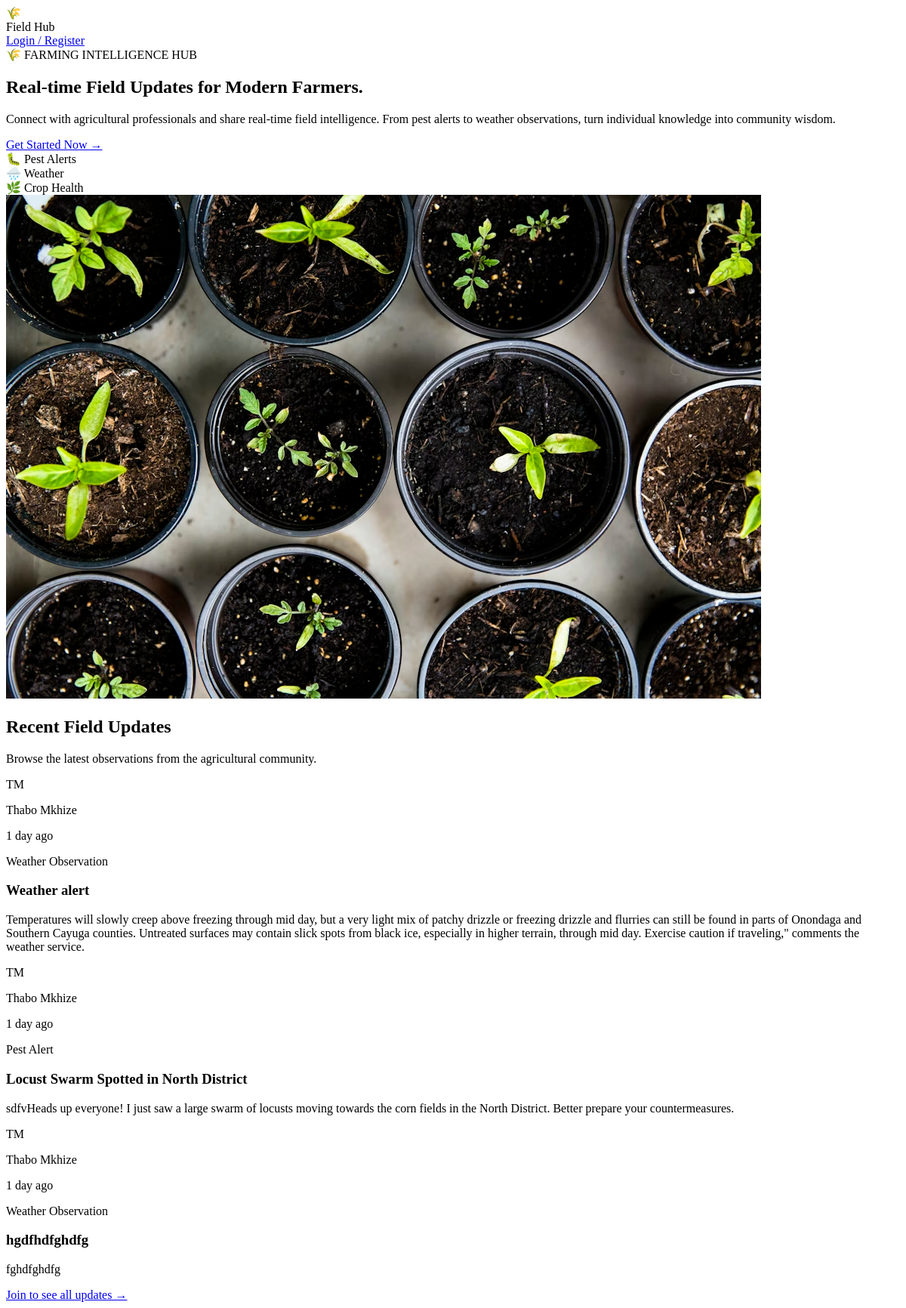
/, run on an earlier commit of the app's database.
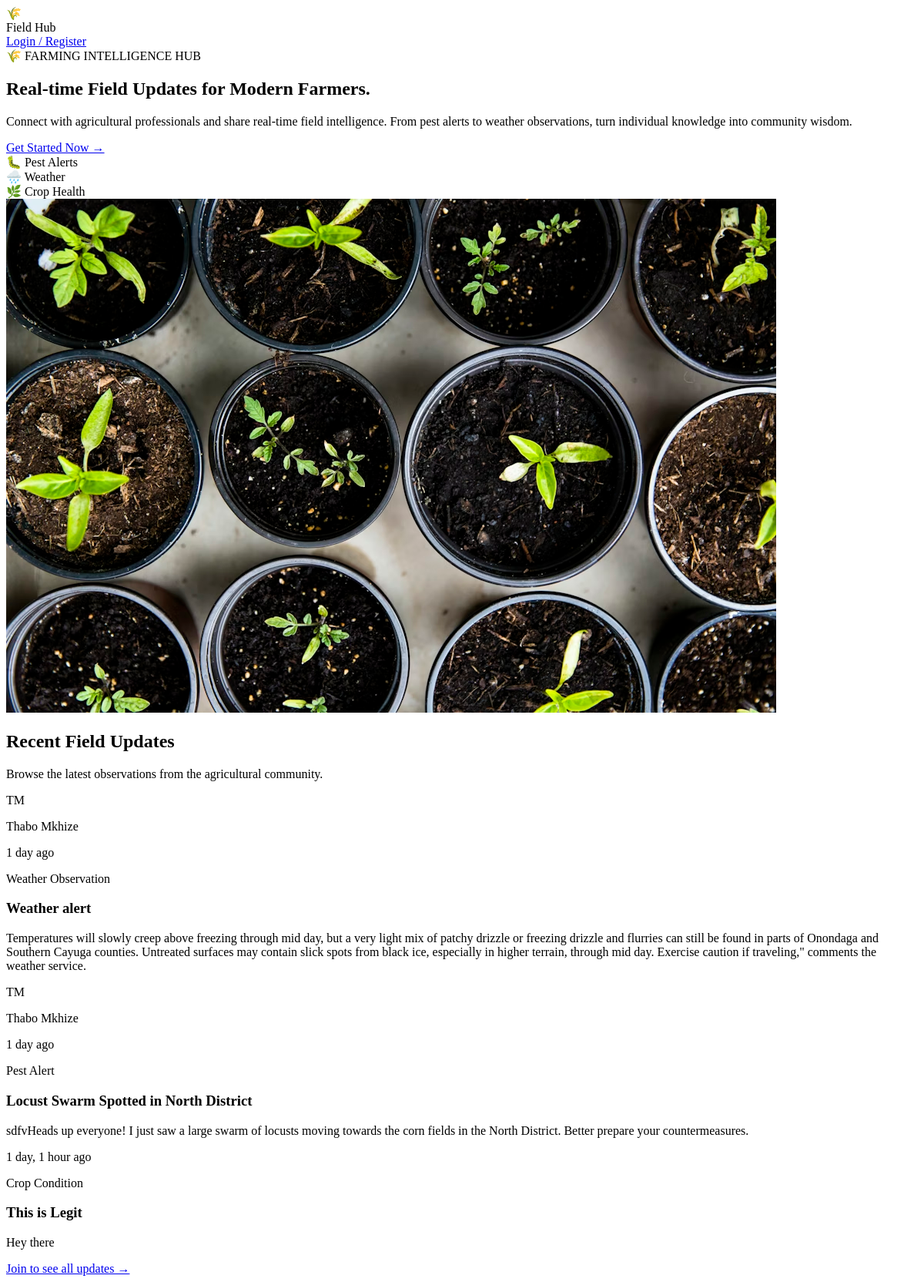
And on a later commit of the database.
### core/models.py (models this page shows, shortened)
class FieldUpdate(models.Model):
    CATEGORY_CHOICES = [
        ('pest_alert', 'Pest Alert'),
        ('weather', 'Weather Observation'),
        ('crop_condition', 'Crop Condition'),
        ('fertilizer', 'Fertilizer Tip'),
        ('general', 'General Insight'),
    ]
    author = models.ForeignKey(
        User,
        on_delete=models.CASCADE,
        related_name='field_updates'
    )
    title = models.CharField(max_length=200)
    message = models.TextField()
    category = models.CharField(
        max_length=20,
        choices=CATEGORY_CHOICES
    )
    image = models.ImageField(
        upload_to='post_images/',
        blank=True,
        null=True
    )
    created_at = models.DateTimeField(auto_now_add=True)

### core/views.py (the view)
# urls.py: path('', views.landing, name='landing'),
def landing(request):
    if request.user.is_authenticated:
        return redirect('feed')
    posts = FieldUpdate.objects.all().order_by('-created_at')[:3]
    return render(request, 'landing.html', {'posts': posts})

### core/templates/landing.html (shortened to what this page needs)
{% extends 'base_auth.html' %}
{% block content %}
<nav class="sticky top-0 z-50 bg-white/50 backdrop-blur-md border-b border-gray-200 px-8 py-4">
  <div class="max-w-6xl mx-auto flex items-center justify-between">
    <div class="flex items-center gap-2">
      <div class="w-8 h-8 bg-green-500 rounded-lg flex items-center justify-center text-white font-bold text-sm">🌾</div>
      <span class="font-bold text-gray-800">Field <span class="text-green-600">Hub</span></span>
    </div>
    <a href="{% url 'login' %}" class="px-5 py-2 bg-green-600 hover:bg-green-500 text-white text-sm font-semibold rounded-lg transition">
      Login / Register
    </a>
  </div>
</nav>
<section class="max-w-6xl mx-auto px-8 py-16 flex items-center gap-12">
  <div class="flex-1">
    <span class="inline-flex items-center gap-2 text-xs font-semibold text-green-700 bg-green-50 border border-green-200 px-3 py-1 rounded-full mb-6">
      🌾 FARMING INTELLIGENCE HUB
    </span>
    <h1 class="text-5xl font-black text-gray-900 leading-tight mb-4">
      Real-time <span class="text-green-600 italic">Field Updates</span> for Modern Farmers.
    </h1>
    <p class="text-gray-500 text-lg mb-8">
      Connect with agricultural professionals and share real-time field intelligence. From pest alerts to weather observations, turn individual knowledge into community wisdom.
    </p>
    <a href="{% url 'register' %}" class="inline-flex items-center gap-2 bg-green-600 hover:bg-green-500 text-white font-semibold px-6 py-3 rounded-lg transition">
      Get Started Now →
    </a>
    <div class="flex gap-8 mt-10">
      <div class="flex items-center gap-2 text-sm text-gray-600">🐛 <span>Pest Alerts</span></div>
      <div class="flex items-center gap-2 text-sm text-gray-600">🌧️ <span>Weather</span></div>
      <div class="flex items-center gap-2 text-sm text-gray-600">🌿 <span>Crop Health</span></div>
    </div>
  </div>
  <div class="flex-1 hidden md:block">
    <div class="flex-1 hidden md:block">
      <img src="{% load static %}{% static 'src/hero.jpg' %}"
        alt="Field" class="w-full h-96 object-cover rounded-2xl shadow-lg"/>
    </div>
  </div>
</section>
<section class="max-w-6xl mx-auto px-8 pb-16">
  <div class="text-center mb-6">
    <h2 class="text-2xl font-bold text-gray-800 mb-2">Recent Field Updates</h2>
    <p class="text-gray-500 text-sm">Browse the latest observations from the agricultural community.</p>
  </div>
  <div class="flex flex-col gap-4 max-w-2xl mx-auto">
    {% for post in posts %}
    <div class="bg-white border border-gray-200 rounded-xl p-5 shadow-sm">
      <div class="flex items-center justify-between mb-3">
        <div class="flex items-center gap-2">
          <div class="w-8 h-8 bg-green-600 rounded-full flex items-center justify-center text-white text-xs font-bold">
            {{ post.author.first_name|first|upper }}{{ post.author.last_name|first|upper }}
          </div>
          <div>
            <p class="text-sm font-semibold text-gray-800">{{ post.author.get_full_name }}</p>
            <p class="text-xs text-gray-400">{{ post.created_at|timesince }} ago</p>
          </div>
        </div>
        <span class="text-xs px-2 py-1 rounded-full bg-green-50 text-green-700 border border-green-200">
          {{ post.get_category_display }}
        </span>
      </div>
      <h3 class="font-bold text-green-700 mb-2">{{ post.title }}</h3>
      <p class="text-sm text-gray-500">{{ post.message }}</p>
    </div>
    {% endfor %}
  </div>
  <div class="text-center mt-8">
    <a href="{% url 'register' %}" class="inline-flex items-center gap-2 bg-green-600 hover:bg-green-500 text-white font-semibold px-6 py-3 rounded-lg transition text-sm">
      Join to see all updates →
    </a>
  </div>
</section>
{% endblock %}

### core/templates/base_auth.html (shortened to what this page needs)
{% load django_vite %}
<!DOCTYPE html>
<html lang="en">
<head>
</head>
<body class="bg-gray-50">
  {% block content %}{% endblock %}
</body>
</html>

What changed in the data, as far as the page shows it:
removed FieldUpdate: author.first_name|first "T", author.last_name|first "M", author.get_full_name "Thabo Mkhize", created_at "1 day", category "Weather Observation", title "hgdfhdfghdfg", message "fghdfghdfg"
now on this page (row unchanged): FieldUpdate: created_at "1 day, 1 hour", category "Crop Condition", title "This is Legit", message "Hey there"
